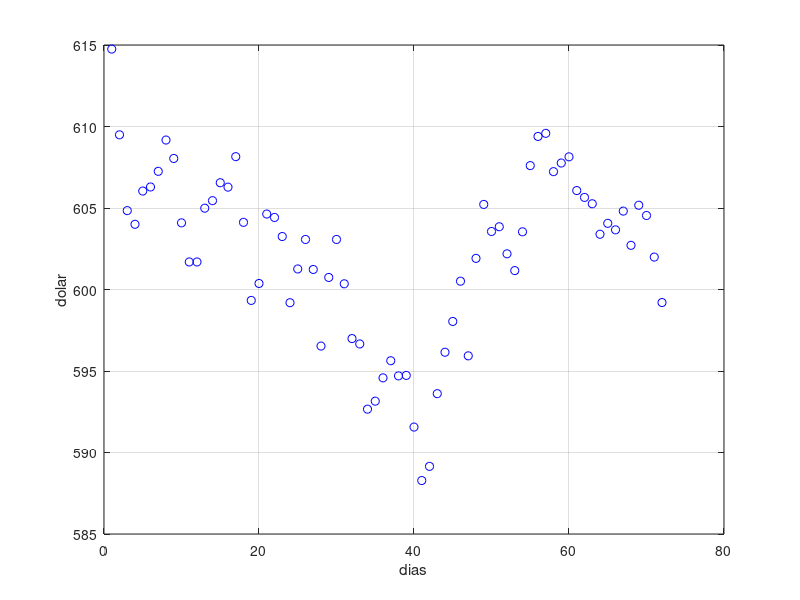

Recreate this plot in MATLAB. (Note: this script raises an error after producing the figure.)
clc;clear;close all

%cargamos los datos
load dolar
% a)
% Graficamos los datos
dias = 1:1:72;
plot(dias,dolar,'ob');grid on;hold all
xlabel('dias');ylabel('dolar');

% b)
%por polinomio de lagrange
l = 1:1:72;
v = polyinterp(dias,dolar,l);
plot(l,v,'--r')

% c)

% d)Por spline cubico
figure;
u = 1:0.1:73;
ss = spline(dias,dolar,u);
plot(dias,dolar,'ob');grid on;hold all
plot(u,ss,'--r')

% e) la recta que mejor se ajusta a los datos
figure;
p1 = polyfit(dias',dolar,1);
xx = 1:0.1:73;
plot(dias,dolar,'ob');grid on;hold all
plot(xx,polyval(p1,xx),'--r')

% f) f = ax^3 + bx + c con a, b ,c en los reales
%Buscamos los a,b,c que mejor ajusten los datos para esta funcion

%ensamble de la matriz
A = [dias'.^3 dias' ones(length(dias),1)];
b = dolar;
%calculamos los coeficientes a,b,c
coef = A\b;

a = coef(1);
b = coef(2);
c = coef(3);

%Funcion con los coeficientes
f = @(x) a*x.^3 + b*x +c;
%Grafica
figure;
xx = 1:0.1:73;
plot(dias,dolar,'ob');grid on;hold all
plot(xx,f(xx),'--r')

% g) Comparando todos los graficos
figure;
plot(dias,dolar,'ob');grid on;hold all
plot(l,v,'k')
plot(u,ss,'g')
plot(xx,polyval(p1,xx))
plot(xx,f(xx),'r')
legend('datos','lagrange','spline','recta','Minimos cuadrados')



